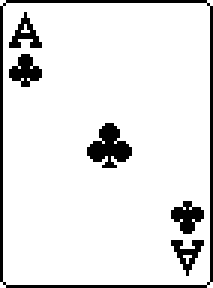
#> input picture pca_poker_data/1.bmp, 71 x 96 px (shown 3 times larger); its folder holds 4 pictures in this run
$ python 1107_1_PCA_normal_edit.py
#> lines starting #> are read from the running program, lines starting #| are printed output that depends on the picture
# -*- coding: utf-8 -*-
"""
@author: StrongPria
機器/統計學習:主成分分析(Principal Component Analysis, PCA):
    https://medium.com/@chih.sheng.huang821/%E6%A9%9F%E5%99%A8-%E7%B5%B1%E8%A8%88%E5%AD%B8%E7%BF%92-%E4%B8%BB%E6%88%90%E5%88%86%E5%88%86%E6%9E%90-principle-component-analysis-pca-58229cd26e71
"""
import os
import numpy as np
import cv2
#%%
class PCA():
    def __init__(self, data, compressionRate, boolReCal = False):
        self.data = data.copy().astype('float32')
        self.compressionRate = compressionRate
        self.boolReCal = boolReCal
        return

    def EvaluateMean(self, y):
#        return  y.sum(axis = 0)/len(y)
        return  y.mean(axis = 0)

    def TranslateData(self, data, mean):
        return data - mean

    def EvaluateCovarianceMatrix(self, data):
        return np.dot(data.T, data) / (data.shape[0] -1) #部分取樣，所以 -1
#        return np.cov(data.T)

    def Cal_Eigen(self, covMatrix, boolReCal = False):
        npyName_val = "Cal_Eigen_val.npy"
        npyName_vec = "Cal_Eigen_vec.npy"
        if os.path.exists(npyName_val) and os.path.exists(npyName_vec) and (not boolReCal):
            eigenvalues  =  np.load(npyName_val)
            eigenvectors =  np.load(npyName_vec)
        else:
            eigenvalues, eigenvectors = np.linalg.eig(covMatrix)
            eigenvalues  = np.real(eigenvalues)
            eigenvectors = np.real(eigenvectors)
            np.save(npyName_val, eigenvalues)
            np.save(npyName_vec, eigenvectors)
        return eigenvalues, eigenvectors

    def FLOW(self):
        # step 1
        self.y_mean = self.EvaluateMean(self.data)
        # step 2
        self.data = self.TranslateData(self.data, self.y_mean)
        # step 3: Evaluate the covariance matrix M
        self.covMatrix = self.EvaluateCovarianceMatrix(self.data)
        # step 4: Find eigenvalues and corresponding eigenvectors of M
        eigenvalues, eigenvectors = self.Cal_Eigen(self.covMatrix, boolReCal = self.boolReCal) #c, v
        ## sort
        argEigenvals = eigenvalues.argsort()[::-1]
#        print(len(argEigenvals), argEigenvals)
        eigenvalues  = eigenvalues[argEigenvals]
        eigenvectors = eigenvectors[:, argEigenvals]
        ## normalize
        eigenvectors = eigenvectors / np.linalg.norm(eigenvectors[:, 0])
        # step 5: Find p
        ## sum Of corresponding eigenvectors
        sumOfEigenvals = eigenvalues.sum()
#        print(sumOfEigenvals)
        ## find p
#        print(argEigenvals)
        sumOfP = 0.0
        for i, tmpVal in enumerate(eigenvalues):
            sumOfP += tmpVal
#            print(sumOfP)
            if sumOfP >= self.compressionRate * sumOfEigenvals:
                break
        self.p = i +1 # 取的個數，因為在 :p 要取 p 個，所以要 +1
        # step 6: Project each of the vectors in {x1, x2, …, xk} on the space spanned by the first p eigenvectors
        self.D = np.dot(eigenvectors[:, :self.p].T, self.data.T)

        #轉存
        self.eigenvalues, self.eigenvectors = eigenvalues, eigenvectors
        return self.D

    def Recover(self, D):
        # step 7: Recover approximate face image for each yi:
        return np.dot(D.T, self.eigenvectors[:, :self.p].T) + self.y_mean
#%%
if __name__ == '__main__' :
    import time
    startTime = time.time()
    #%% 共同參數
    pokerFolder = "./pca_poker_data/"
    outputFolder = "./outputFolder/"
    if not os.path.isdir(outputFolder):
        os.mkdir(outputFolder)
#    pokerFolder = "./poker13/"
#    outputFolder = "./outputFolder_poker13/"

    #%% 讀檔設置
    imgNameList = np.array(os.listdir(pokerFolder))
    imgNameList = imgNameList[np.argsort([int(na.split(".")[0]) for na in imgNameList ], axis = 0)]
    tmp = cv2.imread(pokerFolder + imgNameList[0], 0)
#> tmp: shape (96, 71); 89.7% white; black in thin lines or dots
    rows, cols = tmp.shape[:2]
#> rows = 96; cols = 71

    imgArr = np.zeros((len(imgNameList), rows, cols))
    for i, name in enumerate(imgNameList):
        imgArr[i, :, :] = cv2.imread(pokerFolder + name, 0).copy()
    imgArr = imgArr.reshape(len(imgNameList), rows * cols) / 255

    #%% 計算
    pca = PCA(imgArr, 0.9, boolReCal = False)
    D = pca.FLOW()
#> in FLOW, `self.y_mean = self.EvaluateMean(self.data)`: self.y_mean = 6816 values, max 1 at index 0, min 0 at index 2, mean 0.719
#> in EvaluateCovarianceMatrix, `return np.dot(data.T, data) / (data.shape[0] -1)`:
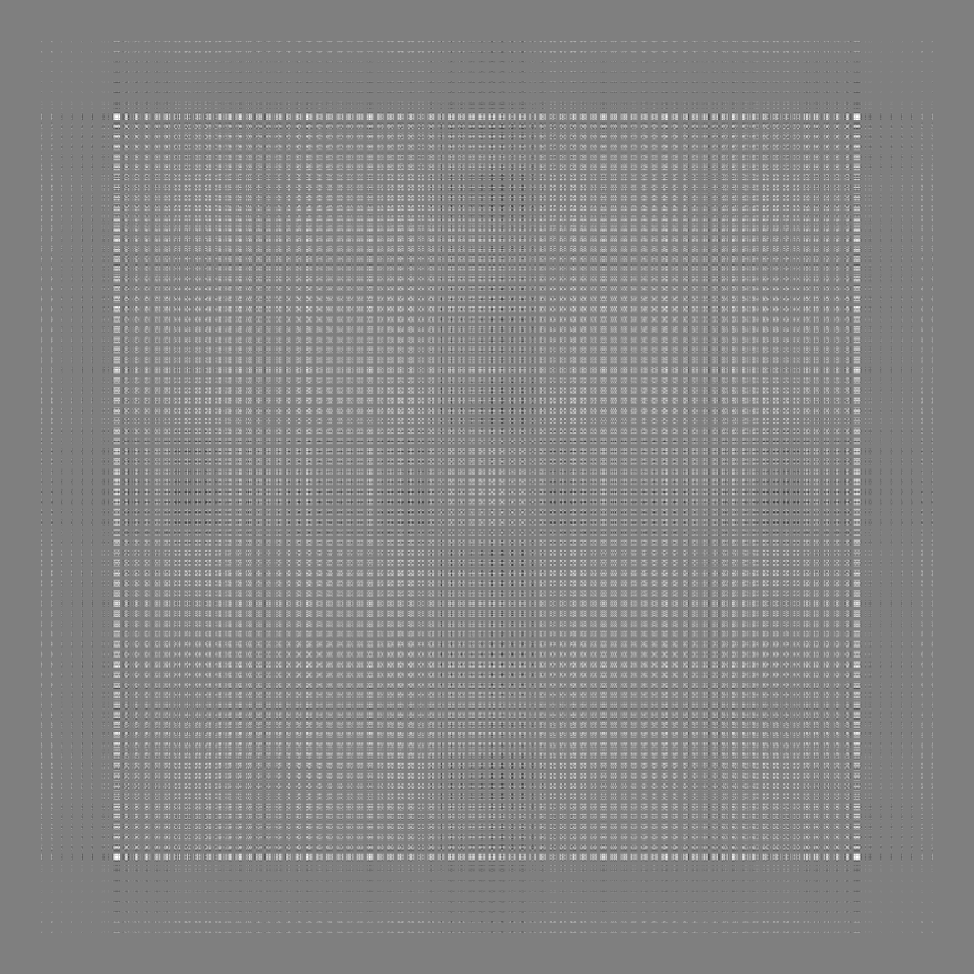
#> returned value: shape (6816, 6816) float32 (shown at 1/7 size); min -0.333, max 0.333, mean 0.0163; drawn with min black and max white
#> in Cal_Eigen, `eigenvectors = np.real(eigenvectors)`: eigenvectors: shape (6816, 6816) float32; every value is 0
#> (the run stopped early here; a loop or call above may not have finished)
